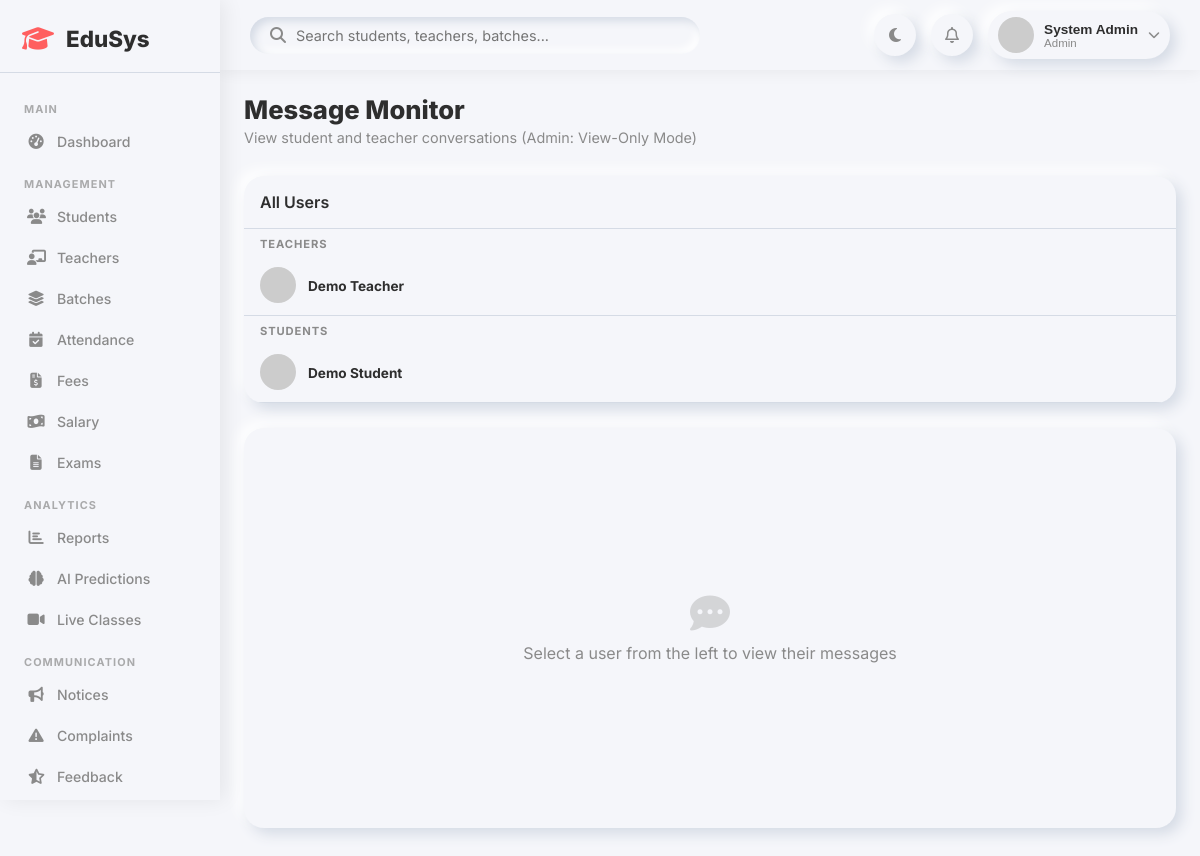
Page /admin/messages.php (signed in) on the committed database.
### tables this page shows
CREATE TABLE IF NOT EXISTS users (
    id INT AUTO_INCREMENT PRIMARY KEY,
    name VARCHAR(150) NOT NULL,
    email VARCHAR(150) UNIQUE NOT NULL,
    password VARCHAR(255) NOT NULL,
    role ENUM('admin','teacher','student') NOT NULL DEFAULT 'student',
    avatar VARCHAR(255) DEFAULT NULL,
    status ENUM('active','inactive','pending') DEFAULT 'pending',
    created_at TIMESTAMP DEFAULT CURRENT_TIMESTAMP,
    updated_at TIMESTAMP DEFAULT CURRENT_TIMESTAMP ON UPDATE CURRENT_TIMESTAMP
);

### admin/messages.php (the view, shortened to what this page needs)
<?php
require_once __DIR__ . '/../includes/auth.php';
$me = $_SESSION['user_id'];
$contacts = $conn->query("
    SELECT u.id, u.name, u.role,
           (SELECT COUNT(*) FROM messages WHERE sender_id=u.id AND receiver_id=$me AND is_read=0) as unread,
           (SELECT message FROM messages WHERE (sender_id=u.id AND receiver_id=$me) OR (sender_id=$me AND receiver_id=u.id) ORDER BY sent_at DESC LIMIT 1) as last_msg
    FROM users u
    WHERE u.role IN ('student','teacher') AND u.status='active'
    ORDER BY u.role, u.name
");
$with = (int)($_GET['with'] ?? 0);
$chat_user = null;
require_once __DIR__ . '/../includes/header.php';
?>
<div class="page-header">
    <div><h1>Message Monitor</h1><p>View student and teacher conversations (Admin: View-Only Mode)</p></div>
</div>
<div class="msg-layout">
    <div class="form-card msg-contacts" style="padding:0;overflow:hidden;">
        <div style="padding:16px;border-bottom:1px solid var(--shadow-dark);font-weight:600;">All Users</div>
        <div id="contact-list-container">
            <?php if (!$contacts || $contacts->num_rows === 0): ?>
            <p class="empty-msg" style="padding:20px;">No users found.</p>
            <?php else: $last_role = ''; while ($c = $contacts->fetch_assoc()): ?>
            <?php if ($c['role'] !== $last_role): $last_role = $c['role']; ?>
            <div style="padding:8px 16px 4px;font-size:0.7rem;font-weight:700;text-transform:uppercase;color:var(--text-secondary);letter-spacing:0.08em;"><?= ucfirst($c['role']) ?>s</div>
            <?php endif; ?>
            <a href="?with=<?= $c['id'] ?>" style="display:flex;align-items:center;gap:12px;padding:12px 16px;border-bottom:1px solid var(--shadow-dark);text-decoration:none;background:<?= $with === $c['id'] ? 'rgba(108,99,255,0.08)' : 'transparent' ?>;">
                <img src="https://i.pravatar.cc/36?u=<?= $c['id'] ?>" style="width:36px;height:36px;border-radius:50%;object-fit:cover;">
                <div style="flex:1;min-width:0;">
                    <strong style="font-size:0.85rem;color:var(--text-primary);"><?= htmlspecialchars($c['name']) ?></strong><br>
                </div>
            </a>
            <?php endwhile; endif; ?>
        </div>
    </div>
    <div class="form-card msg-chat" style="padding:0;display:flex;flex-direction:column;">
        <?php if ($chat_user): ?>
        <div style="padding:16px;border-bottom:1px solid var(--shadow-dark);display:flex;align-items:center;gap:12px;">
            <a href="messages.php" class="btn btn-outline btn-sm msg-back-btn"><i class="fa-solid fa-arrow-left"></i></a>
            <img src="https://i.pravatar.cc/36?u=<?= $chat_user['id'] ?>" style="width:36px;height:36px;border-radius:50%;object-fit:cover;">
            <div><strong><?= htmlspecialchars($chat_user['name']) ?></strong><br><small style="color:var(--text-secondary);"><?= ucfirst($chat_user['role']) ?></small></div>
        </div>
        <div id="chat-messages" style="flex:1;overflow-y:auto;padding:20px;display:flex;flex-direction:column;gap:12px;min-height:350px;max-height:500px;">
            <p class="empty-msg">Loading conversation...</p>
        </div>
        <div style="padding:16px;border-top:1px solid var(--shadow-dark);text-align:center;color:var(--text-secondary);font-size:0.85rem;background:rgba(0,0,0,0.02);">
            <i class="fa-solid fa-lock" style="margin-right:6px;"></i> Admin is in view-only mode.
        </div>
        <?php else: ?>
        <div style="display:flex;align-items:center;justify-content:center;flex:1;color:var(--text-secondary);flex-direction:column;gap:10px;min-height:400px;">
            <i class="fa-solid fa-comment-dots" style="font-size:2.5rem;opacity:0.3;"></i>
            <p>Select a user from the left to view their messages</p>
        </div>
        <?php endif; ?>
    </div>
</div>
<?php require_once __DIR__ . '/../includes/footer.php'; ?>

### css/dashboard.css (style rules this page uses)
:root { --primary: #FF5F5F; --secondary: #6C63FF; --background: #F5F6FA; --text-primary: #2E2E2E; --text-secondary: #8A8A8A; --shadow-light: #ffffff; --shadow-dark: #d5dbe5; --neu: 6px 6px 14px var(--shadow-dark), -6px -6px 14px var(--shadow-light); --neu-sm: 4px 4px 8px var(--shadow-dark), -4px -4px 8px var(--shadow-light); --neu-in: inset 4px 4px 8px var(--shadow-dark), inset -4px -4px 8px var(--shadow-light); --success: #4CAF50; --danger: #FF5252; --warning: #FF9800; --info: #2196F3; --sidebar-width: 260px; }
* { margin: 0; padding: 0; box-sizing: border-box; }
body { font-family: 'Inter', sans-serif; background: var(--background); color: var(--text-primary); transition: background 0.3s, color 0.3s; }
.page-header { display: flex; justify-content: space-between; align-items: flex-start; margin-bottom: 30px; flex-wrap: wrap; gap: 15px; }
.page-header h1 { font-size: 1.6rem; font-weight: 800; }
.page-header p { color: var(--text-secondary); font-size: 0.9rem; margin-top: 4px; }
.form-card { background: var(--background); border-radius: 20px; box-shadow: var(--neu); padding: 28px; margin-bottom: 25px; }

### css/responsive.css (style rules this page uses)
@media (max-width: 1200px) { :root { --sidebar-width: 220px; } }

### rows in the picture
users: role "TEACHER", name "Demo Teacher"
users: role "STUDENT", name "Demo Student"

### other values in the picture
$name "System Admin"
$role "Admin"
